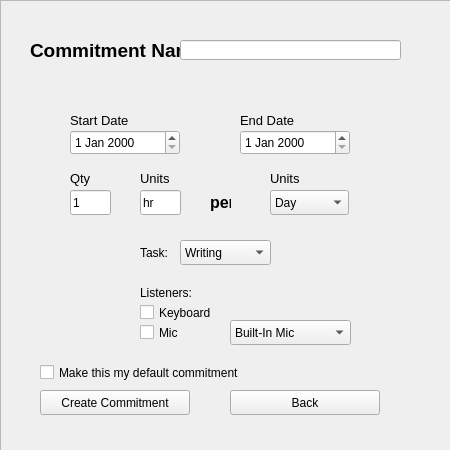
<?xml version="1.0" encoding="UTF-8"?>
<ui version="4.0">
 <class>createcommitment</class>
 <widget class="QWidget" name="createcommitment">
  <property name="geometry">
   <rect>
    <x>0</x>
    <y>0</y>
    <width>450</width>
    <height>450</height>
   </rect>
  </property>
  <property name="windowTitle">
   <string>Create a Commitment</string>
  </property>
  <widget class="QFrame" name="QFrame_CreateCommitment">
   <property name="geometry">
    <rect>
     <x>0</x>
     <y>0</y>
     <width>451</width>
     <height>451</height>
    </rect>
   </property>
   <property name="frameShape">
    <enum>QFrame::StyledPanel</enum>
   </property>
   <property name="frameShadow">
    <enum>QFrame::Raised</enum>
   </property>
   <widget class="QLabel" name="label">
    <property name="geometry">
     <rect>
      <x>30</x>
      <y>40</y>
      <width>180</width>
      <height>20</height>
     </rect>
    </property>
    <property name="font">
     <font>
      <pointsize>14</pointsize>
      <weight>75</weight>
      <bold>true</bold>
     </font>
    </property>
    <property name="text">
     <string>Commitment Name:</string>
    </property>
   </widget>
   <widget class="QLineEdit" name="lineEdit">
    <property name="geometry">
     <rect>
      <x>180</x>
      <y>40</y>
      <width>221</width>
      <height>20</height>
     </rect>
    </property>
   </widget>
   <widget class="QLabel" name="label_2">
    <property name="geometry">
     <rect>
      <x>70</x>
      <y>110</y>
      <width>70</width>
      <height>20</height>
     </rect>
    </property>
    <property name="font">
     <font>
      <pointsize>10</pointsize>
     </font>
    </property>
    <property name="text">
     <string>Start Date</string>
    </property>
   </widget>
   <widget class="QLabel" name="label_3">
    <property name="geometry">
     <rect>
      <x>240</x>
      <y>110</y>
      <width>70</width>
      <height>20</height>
     </rect>
    </property>
    <property name="font">
     <font>
      <pointsize>10</pointsize>
     </font>
    </property>
    <property name="text">
     <string>End Date</string>
    </property>
   </widget>
   <widget class="QDateEdit" name="dateEdit">
    <property name="geometry">
     <rect>
      <x>70</x>
      <y>130</y>
      <width>110</width>
      <height>25</height>
     </rect>
    </property>
   </widget>
   <widget class="QDateEdit" name="dateEdit_2">
    <property name="geometry">
     <rect>
      <x>240</x>
      <y>130</y>
      <width>110</width>
      <height>25</height>
     </rect>
    </property>
   </widget>
   <widget class="QLabel" name="label_4">
    <property name="geometry">
     <rect>
      <x>70</x>
      <y>170</y>
      <width>21</width>
      <height>16</height>
     </rect>
    </property>
    <property name="font">
     <font>
      <pointsize>10</pointsize>
     </font>
    </property>
    <property name="text">
     <string>Qty</string>
    </property>
   </widget>
   <widget class="QLineEdit" name="lineEdit_2">
    <property name="geometry">
     <rect>
      <x>70</x>
      <y>190</y>
      <width>41</width>
      <height>25</height>
     </rect>
    </property>
    <property name="text">
     <string>1</string>
    </property>
   </widget>
   <widget class="QLabel" name="label_5">
    <property name="geometry">
     <rect>
      <x>140</x>
      <y>170</y>
      <width>58</width>
      <height>16</height>
     </rect>
    </property>
    <property name="font">
     <font>
      <pointsize>10</pointsize>
     </font>
    </property>
    <property name="text">
     <string>Units</string>
    </property>
   </widget>
   <widget class="QLineEdit" name="lineEdit_3">
    <property name="geometry">
     <rect>
      <x>140</x>
      <y>190</y>
      <width>41</width>
      <height>25</height>
     </rect>
    </property>
    <property name="text">
     <string>hr</string>
    </property>
   </widget>
   <widget class="QLabel" name="label_6">
    <property name="geometry">
     <rect>
      <x>210</x>
      <y>190</y>
      <width>21</width>
      <height>25</height>
     </rect>
    </property>
    <property name="font">
     <font>
      <pointsize>12</pointsize>
      <weight>75</weight>
      <bold>true</bold>
     </font>
    </property>
    <property name="text">
     <string>per</string>
    </property>
   </widget>
   <widget class="QLabel" name="label_7">
    <property name="geometry">
     <rect>
      <x>270</x>
      <y>170</y>
      <width>58</width>
      <height>16</height>
     </rect>
    </property>
    <property name="font">
     <font>
      <pointsize>10</pointsize>
     </font>
    </property>
    <property name="text">
     <string>Units</string>
    </property>
   </widget>
   <widget class="QComboBox" name="comboBox">
    <property name="geometry">
     <rect>
      <x>270</x>
      <y>190</y>
      <width>79</width>
      <height>25</height>
     </rect>
    </property>
    <item>
     <property name="text">
      <string>Day</string>
     </property>
    </item>
    <item>
     <property name="text">
      <string>Week</string>
     </property>
    </item>
    <item>
     <property name="text">
      <string>Month</string>
     </property>
    </item>
   </widget>
   <widget class="QLabel" name="label_8">
    <property name="geometry">
     <rect>
      <x>140</x>
      <y>240</y>
      <width>31</width>
      <height>25</height>
     </rect>
    </property>
    <property name="text">
     <string>Task:</string>
    </property>
   </widget>
   <widget class="QComboBox" name="comboBox_2">
    <property name="geometry">
     <rect>
      <x>180</x>
      <y>240</y>
      <width>91</width>
      <height>25</height>
     </rect>
    </property>
    <item>
     <property name="text">
      <string>Writing</string>
     </property>
    </item>
    <item>
     <property name="text">
      <string>Compose Music</string>
     </property>
    </item>
   </widget>
   <widget class="QLabel" name="label_9">
    <property name="geometry">
     <rect>
      <x>140</x>
      <y>280</y>
      <width>58</width>
      <height>25</height>
     </rect>
    </property>
    <property name="text">
     <string>Listeners:</string>
    </property>
   </widget>
   <widget class="QCheckBox" name="checkBox">
    <property name="geometry">
     <rect>
      <x>140</x>
      <y>300</y>
      <width>83</width>
      <height>25</height>
     </rect>
    </property>
    <property name="text">
     <string>Keyboard</string>
    </property>
   </widget>
   <widget class="QCheckBox" name="checkBox_2">
    <property name="geometry">
     <rect>
      <x>140</x>
      <y>320</y>
      <width>83</width>
      <height>25</height>
     </rect>
    </property>
    <property name="text">
     <string>Mic</string>
    </property>
   </widget>
   <widget class="QComboBox" name="comboBox_3">
    <property name="geometry">
     <rect>
      <x>230</x>
      <y>320</y>
      <width>121</width>
      <height>25</height>
     </rect>
    </property>
    <item>
     <property name="text">
      <string>Built-In Mic</string>
     </property>
    </item>
   </widget>
   <widget class="QCheckBox" name="checkBox_3">
    <property name="geometry">
     <rect>
      <x>40</x>
      <y>360</y>
      <width>231</width>
      <height>25</height>
     </rect>
    </property>
    <property name="text">
     <string>Make this my default commitment</string>
    </property>
   </widget>
   <widget class="QPushButton" name="pushButton">
    <property name="geometry">
     <rect>
      <x>40</x>
      <y>390</y>
      <width>150</width>
      <height>25</height>
     </rect>
    </property>
    <property name="font">
     <font>
      <weight>50</weight>
      <bold>false</bold>
     </font>
    </property>
    <property name="text">
     <string>Create Commitment</string>
    </property>
   </widget>
   <widget class="QPushButton" name="pushButton_2">
    <property name="geometry">
     <rect>
      <x>230</x>
      <y>390</y>
      <width>150</width>
      <height>25</height>
     </rect>
    </property>
    <property name="text">
     <string>Back</string>
    </property>
   </widget>
  </widget>
 </widget>
 <resources/>
 <connections/>
</ui>
